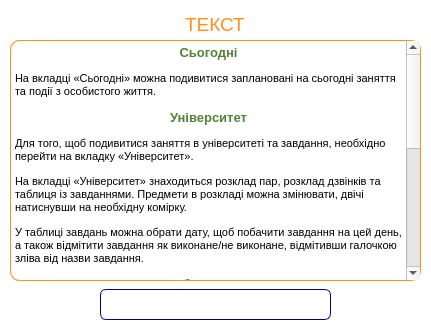
<?xml version="1.0" encoding="UTF-8"?>
<ui version="4.0">
 <class>InfoDialog</class>
 <widget class="QDialog" name="InfoDialog">
  <property name="geometry">
   <rect>
    <x>0</x>
    <y>0</y>
    <width>431</width>
    <height>331</height>
   </rect>
  </property>
  <property name="windowTitle">
   <string>Dialog</string>
  </property>
  <property name="styleSheet">
   <string notr="true">QDialog{
background-color:white;
}</string>
  </property>
  <widget class="QTextEdit" name="textAboutUs">
   <property name="enabled">
    <bool>true</bool>
   </property>
   <property name="geometry">
    <rect>
     <x>10</x>
     <y>40</y>
     <width>411</width>
     <height>241</height>
    </rect>
   </property>
   <property name="styleSheet">
    <string notr="true">QTextEdit:enabled{
border: 1px solid #ff911c;
 border-radius:10px;
 background-color: palette(base);
padding-top:10px;
}
QTextEdit:disabled{
 border-radius:10px;
border: 1px solid #CCCCCC; 
background-color: palette(base);
}</string>
   </property>
   <property name="readOnly">
    <bool>true</bool>
   </property>
   <property name="html">
    <string>&lt;!DOCTYPE HTML PUBLIC &quot;-//W3C//DTD HTML 4.0//EN&quot; &quot;http://www.w3.org/TR/REC-html40/strict.dtd&quot;&gt;
&lt;html&gt;&lt;head&gt;&lt;meta name=&quot;qrichtext&quot; content=&quot;1&quot; /&gt;&lt;style type=&quot;text/css&quot;&gt;
p, li { white-space: pre-wrap; }
&lt;/style&gt;&lt;/head&gt;&lt;body style=&quot; font-family:'MS Shell Dlg 2'; font-size:8.25pt; font-weight:400; font-style:normal;&quot;&gt;
&lt;p align=&quot;center&quot; style=&quot; margin-top:12px; margin-bottom:12px; margin-left:0px; margin-right:0px; -qt-block-indent:0; text-indent:0px;&quot;&gt;&lt;span style=&quot; font-family:'Times New Roman','serif'; font-size:12pt; font-weight:600; color:#4ca74d;&quot;&gt;Застосунок “Time-manager” розроблено студентами групи КНТ-129 для курсового проекту.&lt;/span&gt;&lt;span style=&quot; font-size:12pt; color:#4ca74d;&quot;&gt; &lt;/span&gt;&lt;/p&gt;
&lt;p align=&quot;center&quot; style=&quot;-qt-paragraph-type:empty; margin-top:12px; margin-bottom:12px; margin-left:0px; margin-right:0px; -qt-block-indent:0; text-indent:0px; font-size:12pt;&quot;&gt;&lt;br /&gt;&lt;/p&gt;
&lt;p style=&quot; margin-top:12px; margin-bottom:12px; margin-left:0px; margin-right:0px; -qt-block-indent:0; text-indent:0px;&quot;&gt;&lt;span style=&quot; font-family:'Times New Roman','serif'; font-size:11pt;&quot;&gt; Відповідальний за розробку інтерфейсу - &lt;/span&gt;&lt;span style=&quot; font-family:'Times New Roman','serif'; font-size:11pt; font-weight:600; font-style:italic; color:#bd6914;&quot;&gt;Філіппенков Д. Ю.&lt;/span&gt;&lt;span style=&quot; font-size:11pt; font-style:italic;&quot;&gt; &lt;/span&gt;&lt;/p&gt;
&lt;p style=&quot; margin-top:12px; margin-bottom:12px; margin-left:0px; margin-right:0px; -qt-block-indent:0; text-indent:0px;&quot;&gt;&lt;span style=&quot; font-family:'Times New Roman','serif'; font-size:11pt;&quot;&gt; Відповідальна за роботу з даними -&lt;/span&gt;&lt;span style=&quot; font-family:'Times New Roman','serif'; font-size:11pt; font-style:italic;&quot;&gt; &lt;/span&gt;&lt;span style=&quot; font-family:'Times New Roman','serif'; font-size:11pt; font-weight:600; font-style:italic; color:#bd6914;&quot;&gt;Карнаух В. Д.&lt;/span&gt;&lt;span style=&quot; font-size:11pt; font-style:italic; color:#bd6914;&quot;&gt; &lt;/span&gt;&lt;/p&gt;
&lt;p style=&quot; margin-top:12px; margin-bottom:12px; margin-left:0px; margin-right:0px; -qt-block-indent:0; text-indent:0px;&quot;&gt;&lt;span style=&quot; font-family:'Times New Roman','serif'; font-size:11pt;&quot;&gt; Відповідальна за реалізацію алгоритмів - &lt;/span&gt;&lt;span style=&quot; font-family:'Times New Roman','serif'; font-size:11pt; font-weight:600; font-style:italic; color:#bd6914;&quot;&gt;Яценко А. К.&lt;/span&gt;&lt;span style=&quot; font-size:11pt; font-style:italic;&quot;&gt; &lt;/span&gt;&lt;/p&gt;
&lt;p style=&quot; margin-top:12px; margin-bottom:12px; margin-left:0px; margin-right:0px; -qt-block-indent:0; text-indent:0px;&quot;&gt;&lt;span style=&quot; font-family:'Times New Roman','serif'; font-size:11pt;&quot;&gt; Відповідальна за обробку вийняткових ситуацій - &lt;/span&gt;&lt;span style=&quot; font-family:'Times New Roman','serif'; font-size:11pt; font-weight:600; font-style:italic; color:#bd6914;&quot;&gt;Нечай К. В.&lt;/span&gt;&lt;span style=&quot; font-size:11pt; font-weight:600; font-style:italic; color:#bd6914;&quot;&gt; &lt;/span&gt;&lt;/p&gt;&lt;/body&gt;&lt;/html&gt;</string>
   </property>
  </widget>
  <widget class="QPushButton" name="btnOK">
   <property name="enabled">
    <bool>true</bool>
   </property>
   <property name="geometry">
    <rect>
     <x>100</x>
     <y>289</y>
     <width>231</width>
     <height>31</height>
    </rect>
   </property>
   <property name="cursor">
    <cursorShape>PointingHandCursor</cursorShape>
   </property>
   <property name="styleSheet">
    <string notr="true">QPushButton {
     color: #ffffff;
     font-weight: bold;
     border: 1px solid #8f8f91;
     border-radius: 6px;
     background-color: qlineargradient(x1: 0, y1: 0, x2: 0, y2: 1,
                                       stop: 0 #ffebb0, stop: 1  #ff911c);
     min-width: 80px;
 }

 QPushButton:pressed {
     background-color: qlineargradient(x1: 0, y1: 0, x2: 0, y2: 1,
                                       stop: 0  #ff911c, stop: 1 #ffebb0);
 }

 QPushButton:flat {
     border: none; /* для плоской кнопки границы нет */
 }

 QPushButton:default {
     border-color: navy; /* делаем кнопку по умолчанию выпуклой */
 }


</string>
   </property>
   <property name="text">
    <string>OK</string>
   </property>
  </widget>
  <widget class="QLineEdit" name="caption">
   <property name="geometry">
    <rect>
     <x>2</x>
     <y>9</y>
     <width>428</width>
     <height>31</height>
    </rect>
   </property>
   <property name="font">
    <font>
     <pointsize>14</pointsize>
     <weight>50</weight>
     <bold>false</bold>
    </font>
   </property>
   <property name="styleSheet">
    <string notr="true">QLineEdit{
color: #ff911c;
}</string>
   </property>
   <property name="text">
    <string>ТЕКСТ</string>
   </property>
   <property name="frame">
    <bool>false</bool>
   </property>
   <property name="alignment">
    <set>Qt::AlignCenter</set>
   </property>
   <property name="readOnly">
    <bool>true</bool>
   </property>
  </widget>
  <widget class="QTextEdit" name="textHelp">
   <property name="enabled">
    <bool>true</bool>
   </property>
   <property name="geometry">
    <rect>
     <x>10</x>
     <y>40</y>
     <width>411</width>
     <height>241</height>
    </rect>
   </property>
   <property name="styleSheet">
    <string notr="true">QTextEdit:enabled{
border: 1px solid #ff911c;
border-radius:10px;
background-color: palette(base);
}
QTextEdit:disabled{
 border-radius:10px;
border: 1px solid #CCCCCC; 
background-color: palette(base);
}</string>
   </property>
   <property name="readOnly">
    <bool>true</bool>
   </property>
   <property name="html">
    <string>&lt;!DOCTYPE HTML PUBLIC &quot;-//W3C//DTD HTML 4.0//EN&quot; &quot;http://www.w3.org/TR/REC-html40/strict.dtd&quot;&gt;
&lt;html&gt;&lt;head&gt;&lt;meta name=&quot;qrichtext&quot; content=&quot;1&quot; /&gt;&lt;style type=&quot;text/css&quot;&gt;
p, li { white-space: pre-wrap; }
&lt;/style&gt;&lt;/head&gt;&lt;body style=&quot; font-family:'MS Shell Dlg 2'; font-size:8.25pt; font-weight:400; font-style:normal;&quot;&gt;
&lt;p align=&quot;center&quot; style=&quot; margin-top:12px; margin-bottom:12px; margin-left:0px; margin-right:0px; -qt-block-indent:0; text-indent:0px;&quot;&gt;&lt;span style=&quot; font-size:10pt; font-weight:600; color:#538135;&quot;&gt;Сьогодні&lt;/span&gt;&lt;/p&gt;
&lt;p style=&quot; margin-top:12px; margin-bottom:12px; margin-left:0px; margin-right:0px; -qt-block-indent:0; text-indent:0px;&quot;&gt;&lt;span style=&quot; font-size:8pt;&quot;&gt;На вкладці «Сьогодні» можна подивитися заплановані на сьогодні заняття та події з особистого життя.&lt;/span&gt;&lt;/p&gt;
&lt;p align=&quot;center&quot; style=&quot; margin-top:12px; margin-bottom:12px; margin-left:0px; margin-right:0px; -qt-block-indent:0; text-indent:0px;&quot;&gt;&lt;span style=&quot; font-size:10pt; font-weight:600; color:#538135;&quot;&gt;Університет&lt;/span&gt;&lt;/p&gt;
&lt;p style=&quot; margin-top:12px; margin-bottom:12px; margin-left:0px; margin-right:0px; -qt-block-indent:0; text-indent:0px;&quot;&gt;&lt;span style=&quot; font-size:8pt;&quot;&gt;Для того, щоб подивитися заняття в університеті та завдання, необхідно перейти на вкладку «Університет».&lt;/span&gt;&lt;/p&gt;
&lt;p style=&quot; margin-top:12px; margin-bottom:12px; margin-left:0px; margin-right:0px; -qt-block-indent:0; text-indent:0px;&quot;&gt;&lt;span style=&quot; font-size:8pt;&quot;&gt;На вкладці «Університет» знаходиться розклад пар, розклад дзвінків та таблиця із завданнями. Предмети в розкладі можна змінювати, двічі натиснувши на необхідну комірку.&lt;/span&gt;&lt;/p&gt;
&lt;p style=&quot; margin-top:12px; margin-bottom:12px; margin-left:0px; margin-right:0px; -qt-block-indent:0; text-indent:0px;&quot;&gt;&lt;span style=&quot; font-size:8pt;&quot;&gt;У таблиці завдань можна обрати дату, щоб побачити завдання на цей день, а також відмітити завдання як виконане/не виконане, відмітивши галочкою зліва від назви завдання.&lt;/span&gt;&lt;/p&gt;
&lt;p align=&quot;center&quot; style=&quot; margin-top:12px; margin-bottom:12px; margin-left:0px; margin-right:0px; -qt-block-indent:0; text-indent:0px;&quot;&gt;&lt;span style=&quot; font-size:10pt; font-weight:600; color:#538135;&quot;&gt;Особисте життя&lt;/span&gt;&lt;/p&gt;
&lt;p style=&quot; margin-top:12px; margin-bottom:12px; margin-left:0px; margin-right:0px; -qt-block-indent:0; text-indent:0px;&quot;&gt;&lt;span style=&quot; font-size:8pt;&quot;&gt;На вкладці «Особисте життя» можна обрати дату у календарі та подивитися події на обрану дату.&lt;/span&gt;&lt;/p&gt;
&lt;p style=&quot; margin-top:12px; margin-bottom:12px; margin-left:0px; margin-right:0px; -qt-block-indent:0; text-indent:0px;&quot;&gt;&lt;span style=&quot; font-size:8pt;&quot;&gt;Для того, щоб додати нову подію, необхідно натиснути на кнопку «Додати» на вкладці «Особисте життя». Після цього відкриється форма «Додати подію». Спершу необхідно обрати тип події, а після цього заповнити необхідні поля (необхідні поля стануть доступні для редагування).&lt;/span&gt;&lt;/p&gt;
&lt;p style=&quot; margin-top:12px; margin-bottom:12px; margin-left:0px; margin-right:0px; -qt-block-indent:0; text-indent:0px;&quot;&gt;&lt;span style=&quot; font-size:8pt;&quot;&gt;Для видалення події користувач має обрати подію з таблиці «Плани на обрану дату», після цього натиснути кнопку «Видалити» на вкладці «Особисте життя».&lt;/span&gt;&lt;/p&gt;
&lt;p align=&quot;center&quot; style=&quot; margin-top:12px; margin-bottom:12px; margin-left:0px; margin-right:0px; -qt-block-indent:0; text-indent:0px;&quot;&gt;&lt;span style=&quot; font-size:10pt; font-weight:600; color:#538135;&quot;&gt;Задачі&lt;/span&gt;&lt;/p&gt;
&lt;p style=&quot; margin-top:12px; margin-bottom:12px; margin-left:0px; margin-right:0px; -qt-block-indent:0; text-indent:0px;&quot;&gt;&lt;span style=&quot; font-size:8pt;&quot;&gt;Для ведення обліку часу роботи над задачами з підробіток, необхідно перейти на вкладку «Задачі».&lt;/span&gt;&lt;/p&gt;
&lt;p style=&quot; margin-top:12px; margin-bottom:12px; margin-left:0px; margin-right:0px; -qt-block-indent:0; text-indent:0px;&quot;&gt;&lt;span style=&quot; font-size:8pt;&quot;&gt;Для початку відліку часу роботи над задачею треба натиснути кнопку «Почати роботу», для закінчення – натиснути кнопку «Закінчити роботу». Для видалення задачі необхідно обрати задачу з таблиці та натиснути кнопку «Видалити» на вкладці «Задачі».&lt;/span&gt;&lt;/p&gt;&lt;/body&gt;&lt;/html&gt;</string>
   </property>
  </widget>
 </widget>
 <resources/>
 <connections/>
</ui>
